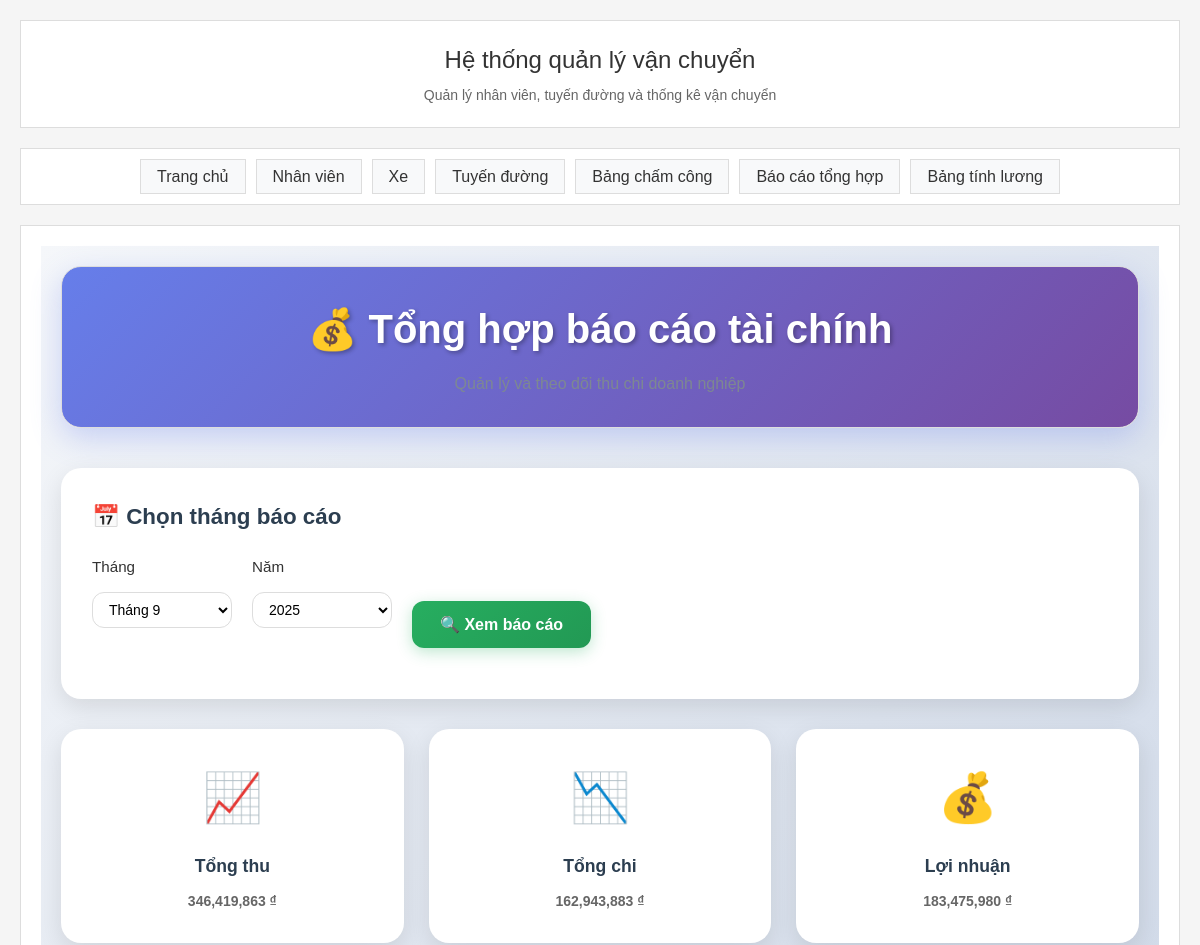
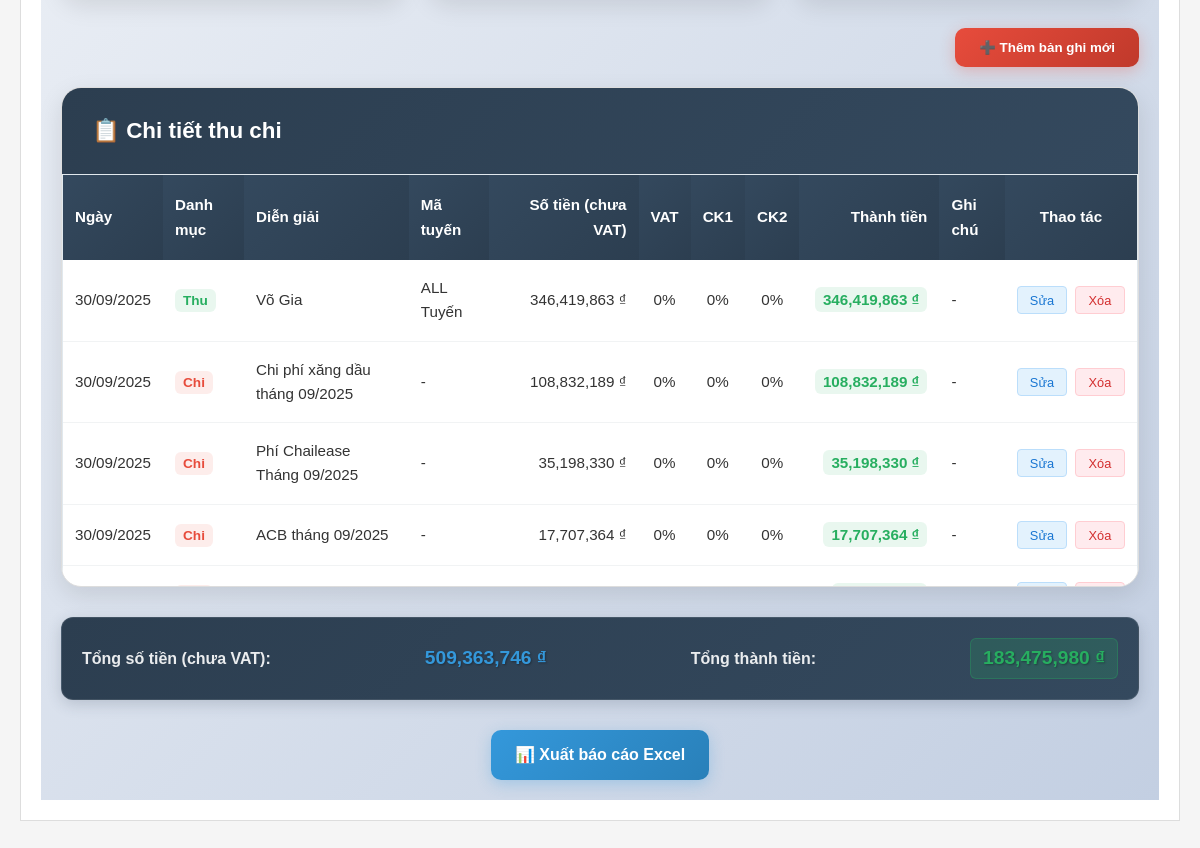
Screenshot of /finance-report with the database file from the repository (2 pictures, top to bottom).
### main.py (models this page shows)
class FinanceTransaction(Base):
    __tablename__ = "finance_transactions"
    id = Column(Integer, primary_key=True, index=True)
    transaction_type = Column(String, nullable=False)  # Thu/Chi
    category = Column(String, nullable=False)  # Danh mục
    date = Column(Date, nullable=False)  # Ngày thu/chi
    description = Column(String, nullable=False)  # Diễn giải
    route_code = Column(String)  # Mã tuyến (nếu có)
    amount = Column(Float, default=0)  # Số tiền chưa VAT
    vat = Column(Float, default=0)  # VAT (%)
    discount1 = Column(Float, default=0)  # Chiết khấu 1 (%)
    discount2 = Column(Float, default=0)  # Chiết khấu 2 (%)
    total = Column(Float, default=0)  # Thành tiền
    note = Column(String)  # Ghi chú
    created_at = Column(DateTime, default=datetime.utcnow)
    updated_at = Column(DateTime, default=datetime.utcnow, onupdate=datetime.utcnow)

### main.py (the view)
@app.get("/finance-report", response_class=HTMLResponse)
async def finance_report_page(
    request: Request,
    db: Session = Depends(get_db),
    month: Optional[int] = None,
    year: Optional[int] = None
):
    if not month or not year:
        current_date = datetime.now()
        month = month or current_date.month
        year = year or current_date.year
    finance_data = db.query(FinanceTransaction).filter(
        and_(
            extract('month', FinanceTransaction.date) == month,
            extract('year', FinanceTransaction.date) == year
        )
    ).order_by(FinanceTransaction.date.desc()).all()
    total_income = sum(item.total for item in finance_data if item.transaction_type == "Thu")
    total_expense = sum(item.total for item in finance_data if item.transaction_type == "Chi")
    total_balance = total_income - total_expense
    return templates.TemplateResponse("finance_report.html", {
        "request": request,
        "finance_data": finance_data,
        "total_income": total_income,
        "total_expense": total_expense,
        "total_balance": total_balance,
        "selected_month": month,
        "selected_year": year
    })

### templates/finance_report.html (shortened to what this page needs)
{% extends "base.html" %}
{% block content %}
<div class="finance-container">
    <div class="page-header">
        <h1 class="page-title">💰 Tổng hợp báo cáo tài chính</h1>
        <p class="page-subtitle">Quản lý và theo dõi thu chi doanh nghiệp</p>
    </div>
    <div class="filter-card">
        <h3 class="filter-title">
            📅 Chọn tháng báo cáo
        </h3>
        <form method="GET" action="/finance-report" class="filter-form">
            <div class="form-group">
                <label class="form-label">Tháng</label>
                <select name="month" class="form-select">
                    <option value="9" {% if selected_month == 9 %}selected{% endif %}>Tháng 9</option>
                </select>
            </div>
            <div class="form-group">
                <label class="form-label">Năm</label>
                <select name="year" class="form-select">
                    {% for year in range(2020, 2030) %}
                    <option value="{{ year }}" {% if selected_year == year %}selected{% endif %}>{{ year }}</option>
                    {% endfor %}
                </select>
            </div>
            <button type="submit" class="btn-primary">
                🔍 Xem báo cáo
            </button>
        </form>
    </div>
    {% if finance_data %}
    <div class="stats-grid">
        <div class="stat-card">
            <span class="stat-icon">📈</span>
            <h4 class="stat-title">Tổng thu</h4>
            <p class="stat-value stat-income">
                {% if total_income %}
                    {{ "{:,.0f}".format(total_income) }} ₫
                {% else %}
                    0 ₫
                {% endif %}
            </p>
        </div>
        <div class="stat-card">
            <span class="stat-icon">📉</span>
            <h4 class="stat-title">Tổng chi</h4>
            <p class="stat-value stat-expense">
                {% if total_expense %}
                    {{ "{:,.0f}".format(total_expense) }} ₫
                {% else %}
                    0 ₫
                {% endif %}
            </p>
        </div>
        <div class="stat-card">
            <span class="stat-icon">💰</span>
            <h4 class="stat-title">Lợi nhuận</h4>
            <p class="stat-value {% if total_balance and total_balance > 0 %}stat-income{% elif total_balance and total_balance < 0 %}stat-expense{% else %}stat-balance{% endif %}">
                {% if total_balance %}
                    {{ "{:,.0f}".format(total_balance) }} ₫
                {% else %}
                    0 ₫
                {% endif %}
            </p>
        </div>
    </div>
    {% endif %}
    <div style="text-align: right; margin-bottom: 20px;">
        <button onclick="showAddForm()" class="btn-add">
            ➕ Thêm bản ghi mới
        </button>
    </div>
    {% if finance_data %}
    <div class="table-container">
        <div class="table-header">
            <h3 class="table-title">📋 Chi tiết thu chi</h3>
        </div>
        <div class="table-scroll-container">
            <table class="data-table">
                <thead>
                    <tr>
                        <th>Ngày</th>
                        <th>Danh mục</th>
                        <th>Diễn giải</th>
                        <th>Mã tuyến</th>
                        <th class="amount-header">Số tiền (chưa VAT)</th>
                        <th style="text-align: center;">VAT</th>
                        <th style="text-align: center;">CK1</th>
                        <th style="text-align: center;">CK2</th>
                        <th class="amount-header">Thành tiền</th>
                        <th>Ghi chú</th>
                        <th style="text-align: center;">Thao tác</th>
                    </tr>
                </thead>
                <tbody>
                    {% for item in finance_data %}
                    <tr>
                        <td>{{ item.date.strftime('%d/%m/%Y') if item.date else '-' }}</td>
                        <td>
                            <span style="padding: 4px 8px; border-radius: 6px; font-size: 0.85rem; font-weight: 600;
                                {% if item.transaction_type == 'Thu' %}background: rgba(39, 174, 96, 0.1); color: #27ae60;{% else %}background: rgba(231, 76, 60, 0.1); color: #e74c3c;{% endif %}">
                                {{ item.transaction_type or '-' }}
                            </span>
                        </td>
                        <td>{{ item.description or '-' }}</td>
                        <td>{{ item.route_code or '-' }}</td>
                        <td class="amount-column">
                            {% if item.amount %}
                                {{ "{:,.0f}".format(item.amount) }} ₫
                            {% else %}
                                -
                            {% endif %}
                        </td>
                        <td style="text-align: center;">
                            {% if item.vat %}
                                {{ "{:.0f}".format(item.vat) }}%
                            {% else %}
                                0%
                            {% endif %}
                        </td>
                        <td style="text-align: center;">
                            {% if item.discount1 %}
                                {{ "{:.1f}".format(item.discount1) }}%
                            {% else %}
                                0%
                            {% endif %}
                        </td>
                        <td style="text-align: center;">
                            {% if item.discount2 %}
                                {{ "{:.1f}".format(item.discount2) }}%
                            {% else %}
                                0%
                            {% endif %}
                        </td>
                        <td class="amount-column">
                            {% if item.total %}
                                <span class="{% if item.total > 0 %}amount-positive{% else %}amount-negative{% endif %}">
                                    {{ "{:,.0f}".format(item.total) }} ₫
                                </span>
                            {% else %}
                                -
                            {% endif %}
                        </td>
                        <td>{{ item.note or '-' }}</td>
                        <td style="text-align: center;">
                            <div class="action-buttons">
                                <button onclick="editFinanceRecord({{ item.id }})" class="btn-edit" title="Sửa">
                                    Sửa
                                </button>
                                <button onclick="deleteFinanceRecord({{ item.id }})" class="btn-delete" title="Xóa">
                                    Xóa
                                </button>
                            </div>
                        </td>
                    </tr>
                    {% endfor %}
                </tbody>
            </table>
        </div>
    </div>
    <div class="total-summary-section">
        <div class="total-summary-card">
            <div class="total-summary-row">
                <span class="total-label">Tổng số tiền (chưa VAT):</span>
                <span class="total-value total-amount">
                    {% set total_amount = finance_data | sum(attribute='amount') %}
                    {% if total_amount %}
                        {{ "{:,.0f}".format(total_amount) }} ₫
                    {% else %}
                        0 ₫
                    {% endif %}
                </span>
                <span class="total-label">Tổng thành tiền:</span>
                <span class="total-value {% if total_balance and total_balance > 0 %}total-positive{% elif total_balance and total_balance < 0 %}total-negative{% else %}total-neutral{% endif %}">
                    {% if total_balance %}
                        {{ "{:,.0f}".format(total_balance) }} ₫
                    {% else %}
                        0 ₫
                    {% endif %}
                </span>
            </div>
        </div>
    </div>
    {% endif %}
    {% if finance_data %}
    <div class="export-section">
        <a href="/finance-report/export?month={{ selected_month }}&year={{ selected_year }}" class="btn-secondary">
            📊 Xuất báo cáo Excel
        </a>
    </div>
    {% endif %}
</div>
{% endblock %}

### static/style.css (style rules this page uses)
* { margin: 0; padding: 0; box-sizing: border-box; }
body { font-family: Arial, sans-serif; background-color: #f5f5f5; color: #333; line-height: 1.6; }
.form-group { margin-bottom: 20px; }
.form-group label { display: block; margin-bottom: 5px; font-weight: normal; color: #333; }
.form-group input, .form-group select { width: 100%; padding: 8px 12px; border: 1px solid #ddd; font-size: 14px; background: white; }
.stats-grid { display: grid; grid-template-columns: repeat(auto-fit, minmax(200px, 1fr)); gap: 15px; margin-bottom: 20px; }
.stat-card { background: white; color: #333; padding: 15px; border: 1px solid #ddd; text-align: center; }
.stat-card p { font-size: 14px; color: #666; }
.page-header { background: white; border: 1px solid #ddd; padding: 20px; margin-bottom: 20px; text-align: center; }
.page-header p { color: #7f8c8d; font-size: 16px; }
.filter-form { margin-bottom: 20px; }
.stat-value { font-size: 24px; font-weight: bold; color: #2c3e50; }
.stat-value { font-weight: bold; color: #333; }
.table-container { max-height: 500px; overflow-y: auto; overflow-x: auto; border: 1px solid #ddd; border-radius: 6px; background: white; box-shadow: 0 2px 4px rgba(0,0,0,0.1); }
.table-container thead th { position: sticky; top: 0; background: #0d6efd; color: white; z-index: 2; border-bottom: 2px solid #dee2e6; font-weight: 600; }

### rows the page displays
FinanceTransaction: date "30/09/2025", transaction_type "Thu", description "Võ Gia", route_code "ALL Tuyến", amount "346,419,863", vat "0%", discount1 "0%", discount2 "0%", total "346,419,863", note "-"
FinanceTransaction: date "30/09/2025", transaction_type "Chi", description "Chi phí xăng dầu tháng 09/2025", route_code "-", amount "108,832,189", vat "0%", discount1 "0%", discount2 "0%", total "108,832,189", note "-"
FinanceTransaction: date "30/09/2025", transaction_type "Chi", description "Phí Chailease Tháng 09/2025", route_code "-", amount "35,198,330", vat "0%", discount1 "0%", discount2 "0%", total "35,198,330", note "-"
FinanceTransaction: date "30/09/2025", transaction_type "Chi", description "ACB tháng 09/2025", route_code "-", amount "17,707,364", vat "0%", discount1 "0%", discount2 "0%", total "17,707,364", note "-"

### other values shown
{{ "{:,.0f}".format(total_income) }} "346,419,863"
{{ "{:,.0f}".format(total_expense) }} "162,943,883"
{{ "{:,.0f}".format(total_balance) }} "183,475,980"
{{ "{:,.0f}".format(total_amount) }} "509,363,746"
form field year "2025"
